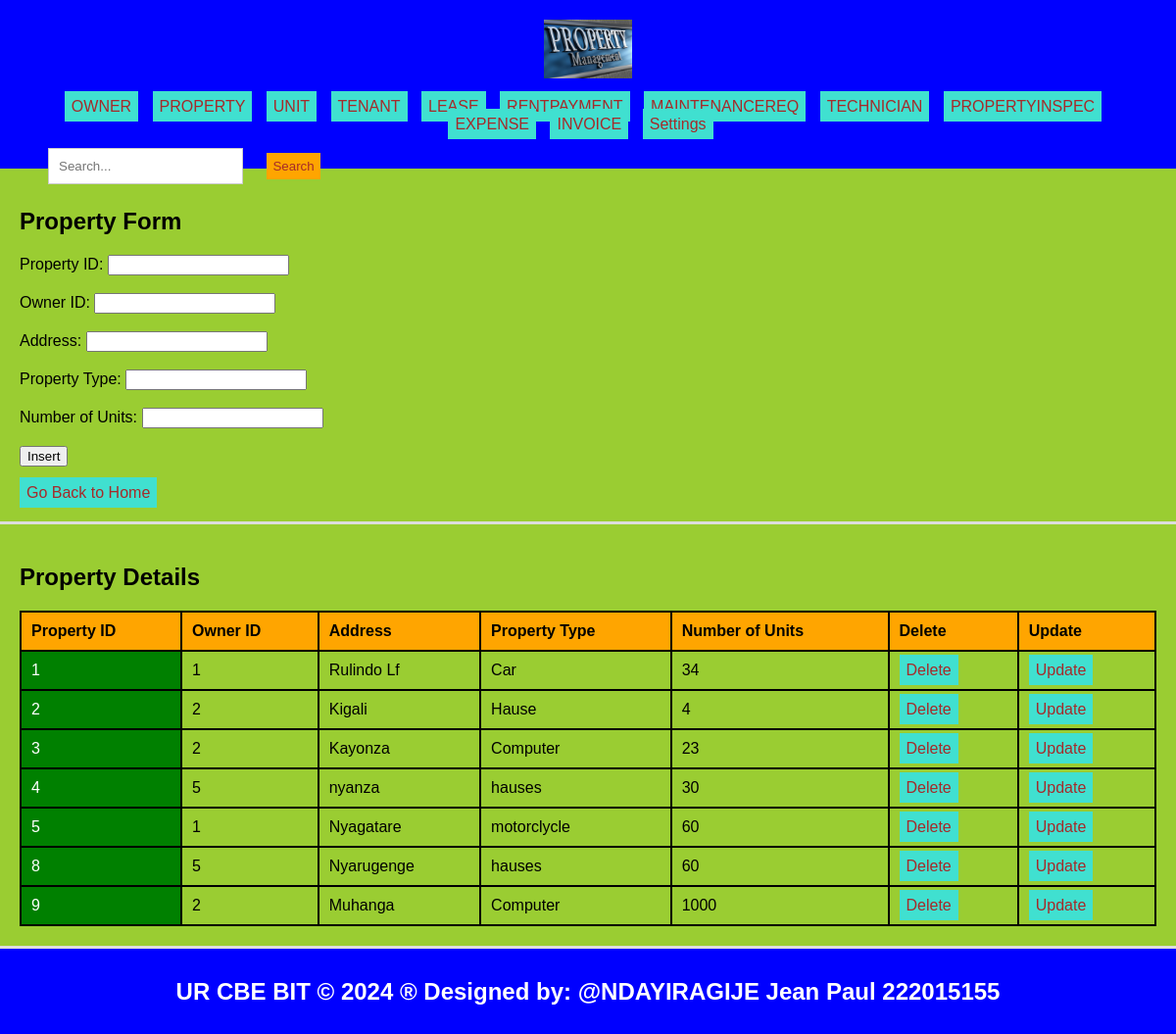
/property.php, run on the app's committed database.
### tables this page shows
CREATE TABLE `properties` (
  `Property_id` int(11) NOT NULL,
  `Owner_id` int(11) DEFAULT NULL,
  `Address` varchar(100) DEFAULT NULL,
  `Property_type` varchar(50) DEFAULT NULL,
  `Number_of_units` int(11) DEFAULT NULL
);

### property.php (the view, shortened to what this page needs)
<!DOCTYPE html>
<html lang="en">
<head>
  <link rel="stylesheet" type="text/css" href="style.css">
</head>
<body style="background-color: yellowgreen;">
  <header>
    <div>
      <img src="./Images/a.jpg" width="90" height="60" alt="Logo">
    </div>
    <ul class="navbar">
      <ul class="navbar">
    <li style="display: inline; margin-right: 5px;"><a href="./owner.php">OWNER</a></li>
    <li style="display: inline; margin-right: 5px;"><a href="./property.php">PROPERTY</a></li>
    <li style="display: inline; margin-right: 5px;"><a href="./unit.php">UNIT</a></li>
      <li style="display: inline; margin-right: 5px;"><a href="./tenant.php">TENANT</a></li>
        <li style="display: inline; margin-right: 5px;"><a href="./lease.php">LEASE</a></li>
     <li style="display: inline; margin-right: 5px;"><a href="./rentpayment.php">RENTPAYMENT</a></li>
      <li style="display: inline; margin-right: 5px;"><a href="./MaintenanceReq.php">MAINTENANCEREQ</a></li>
      <li style="display: inline; margin-right: 5px;"><a href="./technician.php">TECHNICIAN</a>
      </li>
      <li style="display: inline; margin-right: 5px;"><a href="./propertyinspec.php">PROPERTYINSPEC</a></li>
      <li style="display: inline; margin-right: 5px;"><a href="./Expense.php">EXPENSE</a></li>
        <li style="display: inline; margin-right: 5px;"><a href="./invoice.php">INVOICE</a>
        <li class="dropdown">
        <a href="#">Settings</a>
      </li>
    </ul>
    <div class="search-form" style="text-align: right; padding: 10px;">
      <form role="search" action="search.php">
        <input class="form-control" type="search" placeholder="Search..." aria-label="Search" name="query">
        <button class="btn" type="submit">Search</button>
      </form>
    </div>
  </header>
  <section>
        <h1>Property Form</h1>
     <form method="post" onsubmit="return confirmInsert();">
      <label for="property_id">Property ID:</label>
      <input type="number" id="property_id" name="property_id" required><br><br>
      <label for="owner_id">Owner ID:</label>
      <input type="number" id="owner_id" name="owner_id" required><br><br>
      <label for="address">Address:</label>
      <input type="text" id="address" name="address" required><br><br>
      <label for="property_type">Property Type:</label>
      <input type="text" id="property_type" name="property_type" required><br><br>
      <label for="number_of_units">Number of Units:</label>
      <input type="number" id="number_of_units" name="number_of_units" required><br><br>
      <input type="submit" name="add" value="Insert"><br><br>
      <a href="./home.html">Go Back to Home</a>
    </form>
  </section>
  <?php
  include('database_connection.php');
  ?>
  <section>
    <h2>Property Details</h2>
    <table>
      <tr>
        <th>Property ID</th>
        <th>Owner ID</th>
        <th>Address</th>
        <th>Property Type</th>
        <th>Number of Units</th>
        <th>Delete</th>
        <th>Update</th>
      </tr>
      <?php
      $sql = "SELECT * FROM properties";
      $result = $connection->query($sql);
      if ($result->num_rows > 0) {
          while ($row = $result->fetch_assoc()) {
              echo "<tr>
                    <td>{$row['Property_id']}</td>
                    <td>{$row['Owner_id']}</td>
                    <td>{$row['Address']}</td>
                    <td>{$row['Property_type']}</td>
                    <td>{$row['Number_of_units']}</td>
                    <td><a href='delete_property.php?property_id={$row['Property_id']}'>Delete</a></td>
                    <td><a href='update_property.php?property_id={$row['Property_id']}'>Update</a></td>
                   </tr>";
          }
      } else {
          echo "<tr><td colspan='7'>No data found</td></tr>";
      }
      ?>
    </table>
  </section>
  <footer>
    <h2>UR CBE BIT &copy; 2024 &reg; Designed by: @NDAYIRAGIJE Jean Paul 222015155</h2>
  </footer>
</body>
</html>

### style.css (style rules this page uses)
body { font-family: Arial, sans-serif; margin: 0; padding: 0; }
.search-form { float: left; padding: 20px; }
.form-control { padding: 18px; margin-left: 19px; border: 1px solid #ccc; }
.btn { padding: 6px; background-color: orange; color: brown; border: none; }
.dropdown { position: relative; display: inline; margin-right: 10px; }
body { font-family: Arial,sans-serif; margin:0; padding:0; }
header { background-color:blue; padding: 20px; }
.dropdown { position: right; display:right; direction:rtl; }
section { padding:28px; border-bottom: 1px solid #ddd; }
footer { text-align: center; padding: 15px; background-color:blue; }

### property.php (style rules this page uses)
a { padding: 7px; color: white; background-color: turquoise; text-decoration: none; margin-right: 5px; }
a:link { color: brown; }
button.btn { margin-left: 20px; margin-top: 10px; }
input.form-control { padding: 10px; }
table { width: 100%; border-collapse: collapse; }
th, td { border: 2px solid black; padding: 10px; text-align: left; }
th { background-color: orange; }
td:first-child { background-color: green; color: white; }
section { padding: 20px; border-bottom: 3px solid #ddd; }
header { text-align: center; padding: 20px; background-color: blue; color: white; }
footer { text-align: center; padding: 10px; background-color: blue; color: white; }
.navbar { list-style-type: none; padding: 0; text-align: center; }
.navbar li { display: inline-block; margin-right: 10px; }
.dropdown { position: relative; display: inline-block; }

### data on the page
properties: Property_id "1", Owner "1", Address "Rulindo Lf", Property_type "Car", Number_of_units "34"
properties: Property_id "2", Owner "2", Address "Kigali", Property_type "Hause", Number_of_units "4"
properties: Property_id "3", Owner "2", Address "Kayonza", Property_type "Computer", Number_of_units "23"
properties: Property_id "4", Owner "5", Address "nyanza", Property_type "hauses", Number_of_units "30"
properties: Property_id "5", Owner "1", Address "Nyagatare", Property_type "motorclycle", Number_of_units "60"
properties: Property_id "8", Owner "5", Address "Nyarugenge", Property_type "hauses", Number_of_units "60"
properties: Property_id "9", Owner "2", Address "Muhanga", Property_type "Computer", Number_of_units "1000"
